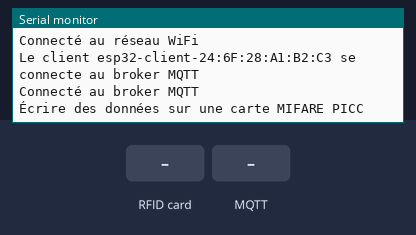
Bench run of a program on a simulated ESP32. Parts: the last lines printed to the serial monitor. The test bench sets the inputs (shaded band). WiFi joins after 1.5 s; servers stay silent unless stated; no MQTT or app messages arrive unless stated.

Above: at 2.8 s.
2.9 s: RFID card 5E 7A 19 C4 held to the reader
At 3.8 s:
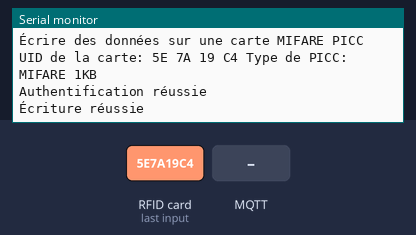
4.4 s: MQTT message "1" arrives on the first subscribed topic
At 5.6 s:
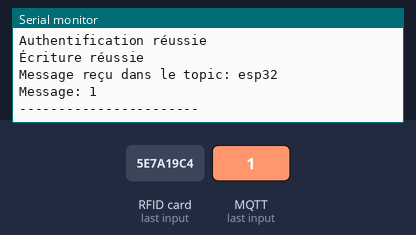
5.9 s: MQTT message "on" arrives on the first subscribed topic
At 6.6 s:
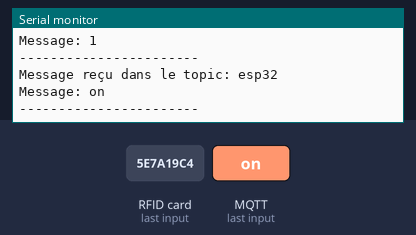
7.4 s: MQTT message "off" arrives on the first subscribed topic
At 8.3 s:
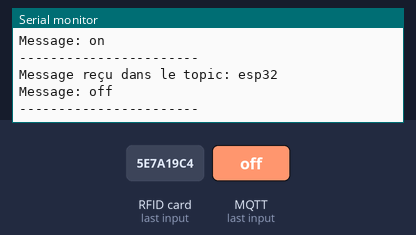

Measured:
- after the input at 2.9 s, the serial monitor: prints a new line at once (image 1)
- after the input at 4.4 s, the serial monitor: prints a new line at once (image 2)
- after the input at 5.9 s, the serial monitor: prints a new line at once (image 3)
- after the input at 7.4 s, the serial monitor: prints a new line at once (image 4)

The program:

main.cpp
```cpp
#include <WiFi.h>
#include <PubSubClient.h>
#include <SPI.h>
#include <MFRC522.h>

// WiFi
const char *ssid = "A54 de Valentin"; // Nom de ton réseau Wi-Fi
const char *password = "Platypus";  // Mot de passe Wi-Fi

// MQTT Broker
const char *mqtt_broker = "192.168.134.210";
const char *topic = "esp32";
const int mqtt_port = 1883;

WiFiClient espClient;
PubSubClient client(espClient);

MFRC522 mfrc522(5, 9);   // Crée une instance MFRC522

String mqtt_message;

void callback(char *topic, byte *payload, unsigned int length) {
    mqtt_message = "";
    Serial.print("Message reçu dans le topic: ");
    Serial.println(topic);
    Serial.print("Message: ");
    for (int i = 0; i < length; i++) {
        Serial.print((char) payload[i]);
        mqtt_message += (char)payload[i];
    }
    Serial.println();
    Serial.println("-----------------------");
}

// --- Reconnexion MQTT ---
void reconnect()
{
  // Boucle jusqu'à connexion au broker
  while (!client.connected())
  {
    Serial.print("Tentative de connexion MQTT...");
    if (client.connect("ESP32Client"/*, mqtt_user, mqtt_password*/))
    {
      Serial.println("Connecté");
      client.subscribe(topic);
    }
    else
    {
      Serial.print("Échec, code erreur = ");
      Serial.print(client.state());
      Serial.println(" nouvelle tentative dans 5 secondes");
      delay(5000);
    }
  }
}

void setup() {
  Serial.begin(115200);
  WiFi.begin(ssid, password);
  while (WiFi.status() != WL_CONNECTED) {
    delay(500);
    Serial.println("Connexion au WiFi...");
  }
  Serial.println("Connecté au réseau WiFi");

  client.setServer(mqtt_broker, mqtt_port);
  client.setCallback(callback);
  while (!client.connected()) {
    String client_id = "esp32-client-";
    client_id += String(WiFi.macAddress());
    Serial.printf("Le client %s se connecte au broker MQTT\n", client_id.c_str());
    if (client.connect(client_id.c_str()/*, mqtt_username, mqtt_password*/)) {
      Serial.println("Connecté au broker MQTT");
    } else {
      Serial.print("Échec, état: ");
      Serial.print(client.state());
      delay(2000);
    }
  }
  client.subscribe(topic);

  SPI.begin();
  mfrc522.PCD_Init();   // Init la carte MFRC522
  Serial.println(F("Écrire des données sur une carte MIFARE PICC "));
}

void loop() {
  if (!client.connected()) {
    reconnect();
  }
  client.loop();

  // Préparer la clé - toutes les clés sont définies à FFFFFFFFFFFFh à la livraison depuis l'usine.
  MFRC522::MIFARE_Key key;
  for (byte i = 0; i < 6; i++) key.keyByte[i] = 0xFF;

  if (!mfrc522.PICC_IsNewCardPresent()) {
    return;
  }

  if (!mfrc522.PICC_ReadCardSerial()) {
    return;
  }

  Serial.print(F("UID de la carte:"));
  for (byte i = 0; i < mfrc522.uid.size; i++) {
    Serial.print(mfrc522.uid.uidByte[i] < 0x10 ? " 0" : " ");
    Serial.print(mfrc522.uid.uidByte[i], HEX);
  }
  Serial.print(F(" Type de PICC: "));
  MFRC522::PICC_Type piccType = mfrc522.PICC_GetType(mfrc522.uid.sak);
  Serial.println(mfrc522.PICC_GetTypeName(piccType));

  byte buffer[34];
  byte block;
  MFRC522::StatusCode status;

  // Utiliser la valeur du topic MQTT comme nom de famille
  String familyName = mqtt_message;
  familyName.toCharArray((char *)buffer, 30);

  block = 1;
  status = mfrc522.PCD_Authenticate(MFRC522::PICC_CMD_MF_AUTH_KEY_A, block, &key, &(mfrc522.uid));
  if (status != MFRC522::STATUS_OK) {
    Serial.print(F("Échec de l'authentification: "));
    Serial.println(mfrc522.GetStatusCodeName(status));
    return;
  }
  Serial.println(F("Authentification réussie"));

  status = mfrc522.MIFARE_Write(block, buffer, 16);
  if (status != MFRC522::STATUS_OK) {
    Serial.print(F("Échec de l'écriture: "));
    Serial.println(mfrc522.GetStatusCodeName(status));
    return;
  }
  Serial.println(F("Écriture réussie"));

  mfrc522.PICC_HaltA(); // Mettre en pause la carte PICC
  mfrc522.PCD_StopCrypto1();  // Arrêter le chiffrement sur PCD
}
```
